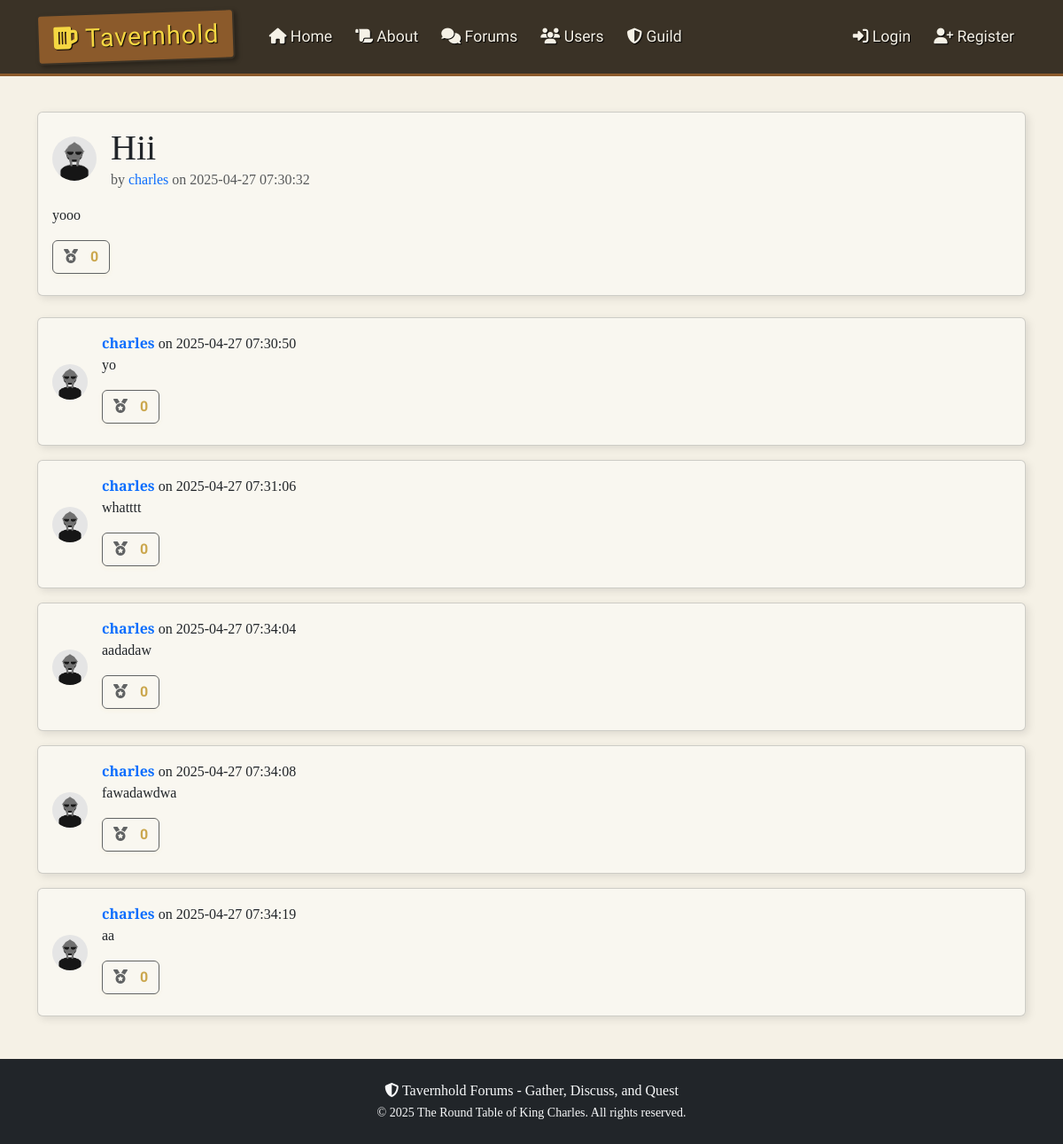
Before: /thread/1 with the older database file.
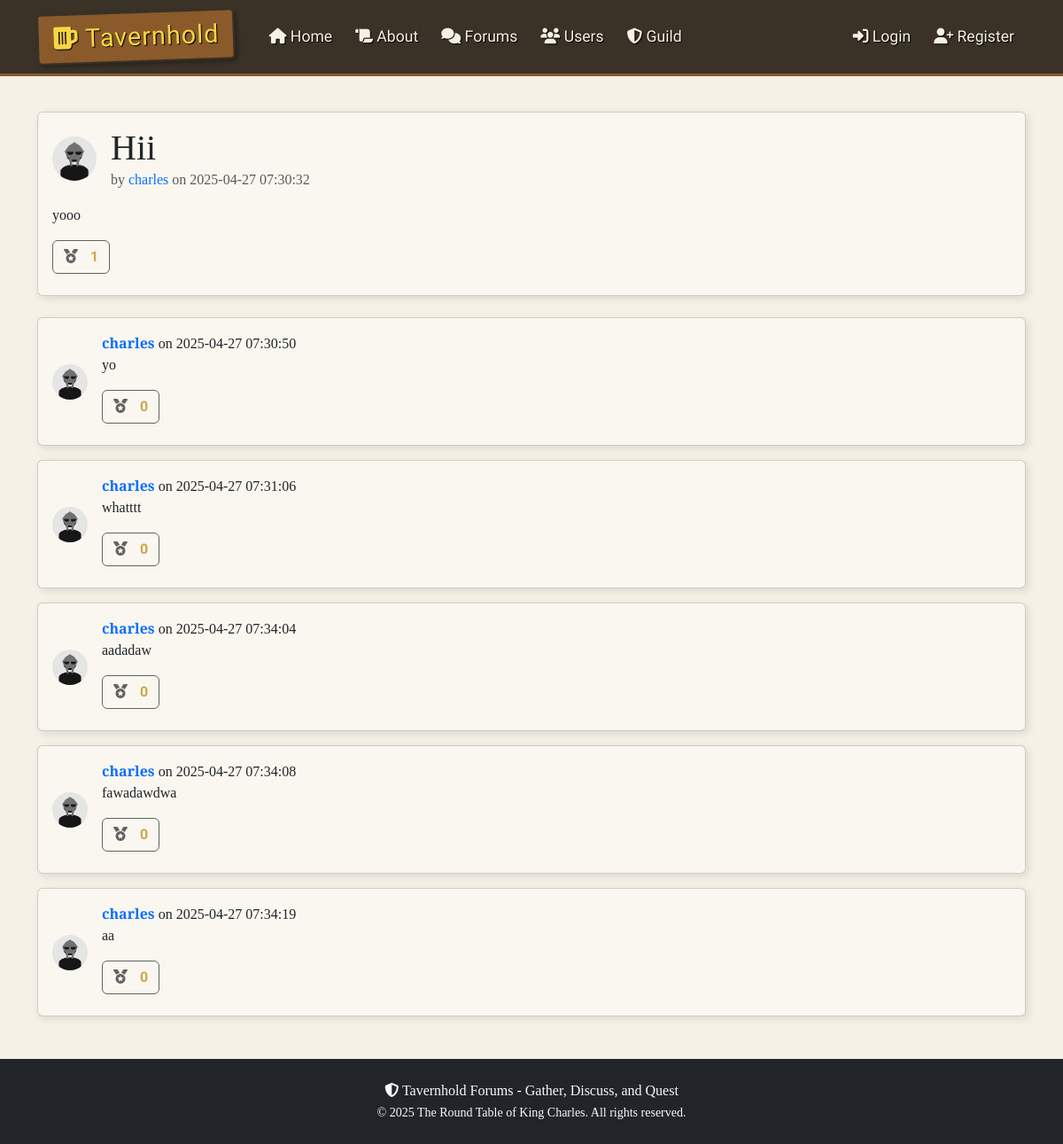
After: the same page with the newer database file.
### thforums/models.py (models this page shows, shortened)
class User(db.Model, UserMixin):
    id = db.Column(db.Integer, primary_key=True)  # unique id for each user
    username = db.Column(db.String(20), unique=True, nullable=False)  # username must be unique
    email = db.Column(db.String(120), unique=True, nullable=False)  # email must be unique
    image_file = db.Column(db.String(20), nullable=False, default="default.png")  # profile picture
    password = db.Column(db.String(60), nullable=False)  # hashed password
    gender = db.Column(db.String(10), nullable=True)  # gender field
    birthdate = db.Column(db.Date, nullable=True)  # birthdate field
    bio = db.Column(db.Text, nullable=True)  # bio field
    threads = db.relationship("Thread", backref="author", lazy=True)  # relationship to threads created by the user
    replies = db.relationship("Reply", backref="author", lazy=True)  # relationship to replies made by the user
    exp = db.Column(db.Integer, nullable=False, default=0)  # exp for user, default 0
    level = db.Column(db.Integer, nullable=False, default=1)  # user level, default 1
    commends_received = db.relationship("Commend", backref="user_target", lazy=True, primaryjoin="User.id==Commend.user_id_target")

class Thread(db.Model):
    id = db.Column(db.Integer, primary_key=True)  # unique id for each thread
    title = db.Column(db.String(100), nullable=False)  # thread title
    date_posted = db.Column(db.DateTime, nullable=False, default=datetime.utcnow)  # timestamp of thread creation
    content = db.Column(db.Text, nullable=False)  # thread content
    user_id = db.Column(db.Integer, db.ForeignKey("user.id"), nullable=False)  # foreign key linking to the user who created the thread
    category = db.Column(db.String(50), nullable=False)  # category of the thread
    replies = db.relationship("Reply", backref="thread", lazy=True)  # relationship to replies in the thread
    edited = db.Column(db.Boolean, default=False)  # flag to indicate if the thread was edited
    last_edited = db.Column(db.DateTime)  # timestamp of the last edit
    commends = db.relationship("Commend", backref="thread", lazy=True, primaryjoin="Thread.id==Commend.thread_id")
    def commend_count(self):
        return len([c for c in self.commends if c.thread_id == self.id])

class Reply(db.Model):
    id = db.Column(db.Integer, primary_key=True)  # unique id for each reply
    content = db.Column(db.Text, nullable=False)  # reply content
    date_posted = db.Column(db.DateTime, nullable=False, default=datetime.utcnow)  # timestamp of reply creation
    user_id = db.Column(db.Integer, db.ForeignKey("user.id"), nullable=False)  # foreign key linking to the user who made the reply
    thread_id = db.Column(db.Integer, db.ForeignKey("thread.id"), nullable=False)  # foreign key linking to the thread being replied to
    edited = db.Column(db.Boolean, default=False)  # flag to indicate if the reply was edited
    last_edited = db.Column(db.DateTime)  # timestamp of the last edit
    deleted = db.Column(db.Boolean, default=False)  # flag to indicate if the reply is deleted
    commends = db.relationship("Commend", backref="reply", lazy=True, primaryjoin="Reply.id==Commend.reply_id")
    def commend_count(self):
        return len([c for c in self.commends if c.reply_id == self.id])

class Commend(db.Model):
    id = db.Column(db.Integer, primary_key=True)
    user_id = db.Column(db.Integer, db.ForeignKey("user.id"), nullable=False)
    thread_id = db.Column(db.Integer, db.ForeignKey("thread.id"), nullable=True)
    reply_id = db.Column(db.Integer, db.ForeignKey("reply.id"), nullable=True)
    user_id_target = db.Column(db.Integer, db.ForeignKey("user.id"), nullable=True)  # for user-to-user commend
    __table_args__ = (
        db.UniqueConstraint('user_id', 'thread_id', name='unique_user_thread_commend'),
        db.UniqueConstraint('user_id', 'reply_id', name='unique_user_reply_commend'),
        db.UniqueConstraint('user_id', 'user_id_target', name='unique_user_user_commend'),
    )

### thforums/routes.py (the view, shortened to what this page needs)
@app.route("/thread/<int:thread_id>", methods=["GET", "POST"])
def view_thread(thread_id):
    thread = Thread.query.get_or_404(thread_id)  # get the thread or return 404 if not found
    form = ReplyForm()
    page = request.args.get("page", 1, type=int)  # get the current page number
    replies = Reply.query.filter_by(thread_id=thread.id).order_by(Reply.date_posted.asc()).paginate(page=page, per_page=5)
    return render_template("thread.html", title=thread.title, thread=thread, form=form, replies=replies)

### thforums/routes.py (called while the page is built)
@app.context_processor
def inject_random_users():
    random_users = sample(User.query.all(), min(3, User.query.count())) if User.query.count() > 0 else []
    sidebar_exp = None
    sidebar_level = None
    sidebar_exp_required = None
    if current_user.is_authenticated:
        sidebar_exp = current_user.exp
        sidebar_level = current_user.level
        sidebar_exp_required = current_user.required_exp_for_next_level()
    return {
        'random_users': random_users,
        'sidebar_exp': sidebar_exp,
        'sidebar_level': sidebar_level,
        'sidebar_exp_required': sidebar_exp_required
    }

### thforums/templates/thread.html (shortened to what this page needs)
{% extends 'layout.html' %}
{% block content %}
<div class="card mb-4">
    <div class="card-body">
        <div class="d-flex align-items-center mb-3">
            <img src="{{ url_for('static', filename='profile_pics/' + thread.author.image_file) }}"
                 alt="Profile Picture"
                 class="profile-pic me-3">
            <div>
                <h1 class="mb-0">{{ thread.title }}</h1>
                <p class="text-muted mb-0">by <a href="{{ url_for('user_profile', username=thread.author.username) }}" class="text-decoration-none">{{ thread.author.username }}</a> on {{ thread.date_posted.strftime('%Y-%m-%d %H:%M:%S') }}</p>
            </div>
        </div>
        <p>{{ thread.content }}</p>
        <div class="d-flex align-items-center mb-2">
            <button
                class="btn btn-commend-thread me-2 {% if current_user.is_authenticated and thread.is_commended_by(current_user) %}commended{% endif %}"
                data-thread-id="{{ thread.id }}"
                {% if not current_user.is_authenticated %}disabled title="Log in to commend"{% endif %}>
                <i class="fas fa-medal"></i>
                <span class="commend-count">{{ thread.commend_count() }}</span>
            </button>
        </div>
    </div>
</div>
{% for reply in replies.items %}
    <div class="card mb-3">
        <div class="card-body d-flex align-items-center">
            <img src="{{ url_for('static', filename='profile_pics/' + reply.author.image_file) }}"
                 alt="Profile Picture"
                 class="reply-pic me-3">
            <div>
                {% if reply.deleted %}
                    <p class="text-muted"><i>Reply has been deleted</i></p>
                {% else %}
                    <p class="mb-0"><b><a href="{{ url_for('user_profile', username=reply.author.username) }}" class="text-decoration-none">{{ reply.author.username }}</a></b> on {{ reply.date_posted.strftime('%Y-%m-%d %H:%M:%S') }}</p>
                    <p>{{ reply.content }}</p>
                    <div class="d-flex align-items-center mb-2">
                        <button
                            class="btn btn-commend-reply me-2 {% if current_user.is_authenticated and reply.is_commended_by(current_user) %}commended{% endif %}"
                            data-reply-id="{{ reply.id }}"
                            {% if not current_user.is_authenticated %}disabled title="Log in to commend"{% endif %}>
                            <i class="fas fa-medal"></i>
                            <span class="commend-count">{{ reply.commend_count() }}</span>
                        </button>
                    </div>
                {% endif %}
            </div>
        </div>
    </div>
{% endfor %}
{% endblock %}

### thforums/templates/layout.html (shortened to what this page needs)
<!DOCTYPE html>
<html lang="en">
<head>
    <link href="https://cdn.jsdelivr.net/npm/bootstrap@5.3.0/dist/css/bootstrap.min.css" rel="stylesheet">
    <link rel="stylesheet" href="https://cdnjs.cloudflare.com/ajax/libs/font-awesome/6.4.0/css/all.min.css">
    <link rel="stylesheet" href="{{ url_for('static', filename='css/styles.css') }}">
</head>
<body>
    <nav class="navbar navbar-expand-lg navbar-dark navbar-custom sticky-top">
        <div class="container">
            <a class="bg-transparent text-light position-absolute top-0 start-0 my-4 ms-5 offcanvas-btn" data-bs-toggle="offcanvas" href="#offcanvas" role="button" aria-controls="offcanvasExample">
            </a>
            <a class="navbar-brand tavern-logo" href="{{ url_for('home') }}">
                <span class="tavern-sign">
                    <i class="fas fa-beer soundBtn"></i> Tavernhold
                </span>
            </a>
            <div class="collapse navbar-collapse" id="navbarNav">
                <ul class="navbar-nav me-auto">
                    <li class="nav-item">
                        <a class="nav-link" href="{{ url_for('home') }}"><i class="fas fa-home soundBtn"></i> Home</a>
                    </li>
                    <li class="nav-item">
                        <a class="nav-link" href="{{ url_for('about') }}"><i class="fas fa-scroll soundBtn"></i> About</a>
                    </li>
                    <li class="nav-item">
                        <a class="nav-link" href="{{ url_for('forums') }}"><i class="fas fa-comments soundBtn"></i> Forums</a>
                    </li>
                    <li class="nav-item">
                        <a class="nav-link" href="{{ url_for('list_users') }}"><i class="fas fa-users soundBtn"></i> Users</a>
                    </li>
                    <li class="nav-item">
                        <a class="nav-link" href="{{ url_for('create_guild') }}"><i class="fas fa-shield-halved soundBtn"></i> Guild</a>
                    </li>
                </ul>
                <ul class="navbar-nav">
                    {% if current_user.is_authenticated %}
                        <li class="nav-item">
                            <a class="nav-link" href="{{ url_for('profile') }}"><i class="fas fa-user soundBtn"></i> Profile</a>
                        </li>
                        <li class="nav-item">
                            <a class="nav-link" href="{{ url_for('logout') }}"><i class="fas fa-sign-out-alt soundBtn"></i> Logout</a>
                        </li>
                    {% else %}
                        <li class="nav-item">
                            <a class="nav-link" href="{{ url_for('login') }}"><i class="fas fa-sign-in-alt soundBtn"></i> Login</a>
                        </li>
                        <li class="nav-item">
                            <a class="nav-link" href="{{ url_for('register') }}"><i class="fas fa-user-plus soundBtn"></i> Register</a>
                        </li>
                    {% endif %}
                </ul>
            </div>
        </div>
    </nav>
    <main class="container my-4">
        <div class="row">
            <div class="col-md-12">
                {% block content %}{% endblock %}
            </div>
        </div>
    </main>
    <footer class="bg-dark text-light py-4 m-0">
        <div class="container text-center">
            <p class="mb-0">
                <i class="fas fa-shield-alt"></i> Tavernhold Forums - Gather, Discuss, and Quest
            </p>
            <small>© 2025 The Round Table of King Charles. All rights reserved.</small>
        </div>
    </footer>
</body>
</html>

### thforums/static/css/styles.css (style rules this page uses)
:root { --background-color: #f5f1e6; --background-image: url('https://i.pinimg.com/736x/b9/69/e1/b969e18f60defad33dd623985b8af591.jpg'); --background-repeat: no-repeat; --background-size: 100% 100%; --background-attachment: fixed; --font-family: 'Cinzel', serif; --text-color: #3a3226; --navbar-bg-color: #3a3226; --navbar-border-color: #8b5a2b; --navbar-text-color: #f5f1e6; --btn-bg-color: #8b5a2b; --btn-hover-bg-color: #6d4a2b; --btn-text-color: #f5f1e6; --card-bg-color: #f9f7f0; --card-border-color: #8b5a2b; --alert-bg-color: #f5e7c6; --alert-border-color: #d4b97a; --alert-text-color: #5c3a21; }
html { height: 100%; }
body { background-color: var(--background-color); background-image: var(--background-image); background-repeat: no-repeat; background-size:cover; background-attachment: fixed; font-family: var(--font-family); color: var(--text-color); display: flex; flex-direction: column; min-height: 100%; }
main { flex: 1; }
.navbar-custom { background-color: var(--navbar-bg-color); border-bottom: 3px solid var(--navbar-border-color); font-family: 'MedievalSharp', cursive; }
.navbar-custom .navbar-brand, .navbar-custom .nav-link { color: var(--navbar-text-color); text-shadow: 1px 1px 1px #000; }
.navbar-custom .navbar-brand { font-size: 1.8rem; letter-spacing: 1px; }
.navbar-custom .nav-link { font-size: 1.1rem; margin: 0 5px; padding: 8px 15px; border-radius: 5px; transition: all 0.3s; }
.tavern-sign { display: inline-block; background-color: #8b5a2b; color: #f5d742; padding: 5px 15px; border-radius: 5px; border: 2px solid #3a3226; box-shadow: 3px 3px 5px rgba(0,0,0,0.3); transform: rotate(-2deg); margin-right: 10px; }
.offcanvas-btn { transition: transform 0.2s cubic-bezier(.4,2,.6,1), box-shadow 0.2s; }
.tavern-logo { display: inline-block; transition: filter 0.3s cubic-bezier(.4,1,.6,1), transform 0.3s cubic-bezier(.4,1,.6,1); }
.tavern-logo .tavern-sign { transform: rotate(-2deg) translateY(0); transform-origin: 50% 60%; transition: transform 0.2s; }
.card { box-shadow: 3px 3px 10px rgba(0, 0, 0, 0.1); background-color: var(--card-bg-color); }
.btn-commend-thread, .btn-commend-reply { background-color: #e6d8a8; color: #8b5a2b; border: 1.5px solid #d4af37; font-family: 'MedievalSharp', cursive; transition: box-shadow 0.2s, background 0.2s, color 0.2s; box-shadow: 0 2px 6px rgba(212,175,55,0.08); }
.btn-commend-thread .fa-medal, .btn-commend-reply .fa-medal { margin-right: 4px; transition: color 0.2s, text-shadow 0.2s; }
.btn-commend-thread:disabled, .btn-commend-reply:disabled { opacity: 0.7; cursor: not-allowed; }
.btn-commend-thread .commend-count, .btn-commend-reply .commend-count { margin-left: 6px; font-weight: bold; color: #b8860b; }
.profile-pic { width: 50px; height: 50px; border-radius: 50%; margin-right: 10px; }
.reply-pic { width: 40px; height: 40px; border-radius: 50%; margin-right: 10px; }

Changed rows visible on the page:
added Commend: commend_count "1"
Other visible differences:
{{ thread.commend_count() }}: "0" → (not shown)
